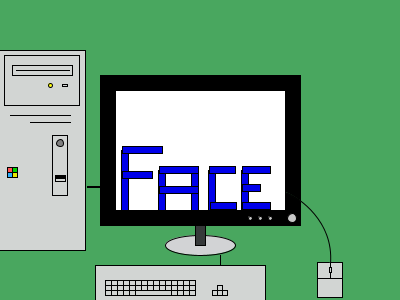
Frame 1 (no input)
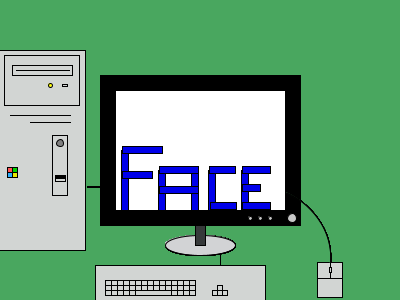
Frame 60 (the mouse pressed at the canvas centre just before this capture)
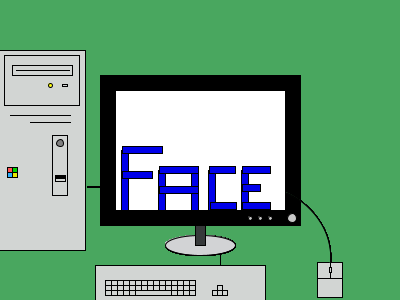
Frame 120 (the mouse held since frame 60 and released just before this capture)

The Processing sketch that drew these frames (run headless with seeded random() and noise(); from frame 60 on, the mouse is pressed at the canvas centre):

// Processing sketch: processing_139521
// ── processing_139521.pde

void setup(){
  size(400,300);
  background(73,167,95);
}

void draw(){
  rectMode(CENTER);
  fill(0,0,0);
  rect(200,150,200,150);
  fill(255,255,255);
  rect(200,150,170,120);
  
  fill(210,211,213);  
  ellipse(200,245,70,20);
  fill(54,57,58);
  rect(200,235,10,20);
  
  fill(200,200,200);
  ellipse(292,218,9,9);
  ellipse(270,218,4,4);
  ellipse(260,218,4,4);
  ellipse(250,218,4,4);
  
  fill(210,213,211);
  rect(10,150,150,200);
  fill(210,213,211);
  rect(60,165,15,60);  
  fill(0,0,0);
  rect(60,177,10,3);
  fill(128,128,128);
  ellipse(60,143,7,7);
  
  fill(210,213,211);  
  rect(60,180,10,3);  
  rect(42,80,75,50);
  rect(42,70,60,10);
  rect(43,70,53,0);
  
  fill(255,255,0);
  ellipse(50,85,4,4);
  fill(210,213,211);
  rect(65,85,5,2);  
  rect(40,115,60,0);
  rect(50,122,40,0);
  
  fill(255,85,85);
  rect(10,170,5,5);
  fill(0,210,0);
  rect(15,170,5,5);
  fill(45,173,251);
  rect(10,175,5,5);
  fill(234,234,0);
  rect(15,175,5,5);
  
  fill(210,213,211);
  rect(180,285,170,40);
  rect(220,288,5,5);
  rect(215,293,5,5);
  rect(220,293,5,5);
  rect(225,293,5,5);
  
  rect(150,280,90,0);
  rect(150,285,90,0);
  rect(150,290,90,0);
  rect(150,295,90,0);
  
  rect(105,287,0,14);
  rect(111,287,0,14);
  rect(117,287,0,14);
  rect(123,287,0,14);
  
  rect(129,287,0,14);
  rect(135,287,0,14);
  rect(141,285,0,10);
  rect(147,285,0,10);
  
  rect(153,285,0,10);
  rect(159,285,0,10);
  rect(165,285,0,10);
  rect(171,287,0,14);
  rect(177,287,0,14);
  
  rect(183,287,0,14);
  rect(189,287,0,14);
  rect(195,287,0,14);
  
  rect(330,280,25,35);
  rect(330,270,0,15);
  rect(330,278,25,0);
  rect(330,270,2,5);
  
  fill(73,167,95);
  bezier(300,200,255,180,335,200,330,263);
  rect(95,187,15,1);
  rect(220,260,0,9);
  
  fill(0,0,234);
  rect(125,180,7,60);     
  rect(142,150,40,7);
  rect(137,175,30,7);
  
  rect(162,190,7,40);  
  rect(195,190,7,40);
  rect(179,170,39,7);
  rect(179,190,39,7);
  
  rect(212,190,7,40); 
  rect(223,206,26,7);
  rect(222,170,26,7);
  
  rect(245,190,7,40); 
  rect(256,206,28,7);
  rect(256,170,28,7);
  rect(251,188,18,7);
  
}
